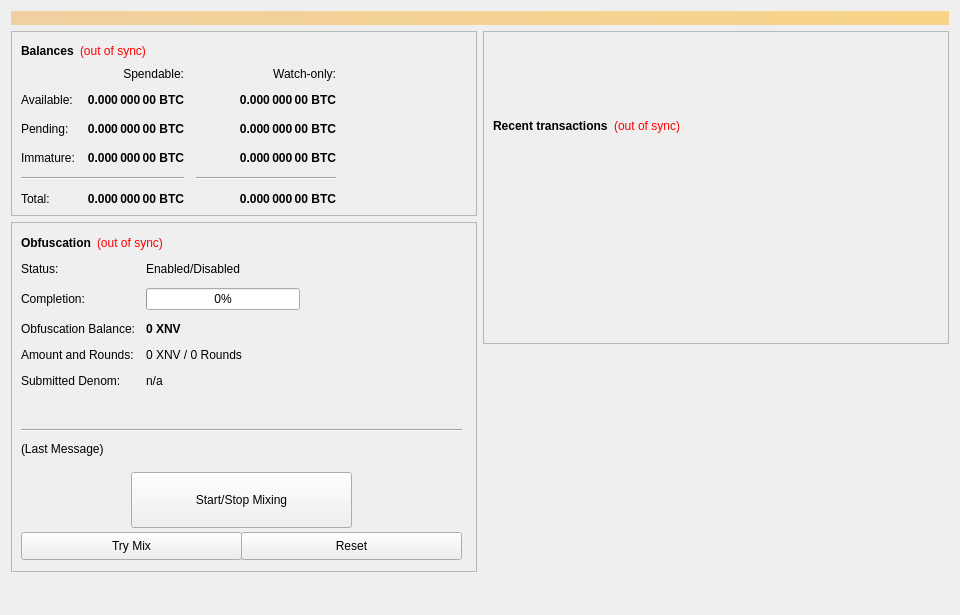
<?xml version="1.0" encoding="UTF-8"?>
<ui version="4.0">
 <class>OverviewPage</class>
 <widget class="QWidget" name="OverviewPage">
  <property name="geometry">
   <rect>
    <x>0</x>
    <y>0</y>
    <width>960</width>
    <height>615</height>
   </rect>
  </property>
  <property name="minimumSize">
   <size>
    <width>960</width>
    <height>0</height>
   </size>
  </property>
  <property name="windowTitle">
   <string>Form</string>
  </property>
  <layout class="QVBoxLayout" name="topLayout">
   <item>
    <widget class="QLabel" name="labelAlerts">
     <property name="visible">
      <bool>false</bool>
     </property>
     <property name="styleSheet">
      <string notr="true">background-color: qlineargradient(x1: 0, y1: 0, x2: 1, y2: 0, stop:0 #F0D0A0, stop:1 #F8D488); color:#000000;</string>
     </property>
     <property name="wordWrap">
      <bool>true</bool>
     </property>
     <property name="margin">
      <number>3</number>
     </property>
    </widget>
   </item>
   <item>
    <layout class="QHBoxLayout" name="horizontalLayout" stretch="1,1">
     <item>
      <layout class="QVBoxLayout" name="verticalLayout_2">
       <item>
        <widget class="QFrame" name="frame">
         <property name="frameShape">
          <enum>QFrame::StyledPanel</enum>
         </property>
         <property name="frameShadow">
          <enum>QFrame::Raised</enum>
         </property>
         <layout class="QVBoxLayout" name="verticalLayout_4">
          <item>
           <layout class="QHBoxLayout" name="horizontalLayout_4">
            <item>
             <widget class="QLabel" name="label_5">
              <property name="font">
               <font>
                <weight>75</weight>
                <bold>true</bold>
               </font>
              </property>
              <property name="text">
               <string>Balances</string>
              </property>
             </widget>
            </item>
            <item>
             <widget class="QLabel" name="labelWalletStatus">
              <property name="cursor">
               <cursorShape>WhatsThisCursor</cursorShape>
              </property>
              <property name="toolTip">
               <string>The displayed information may be out of date. Your wallet automatically synchronizes with the Nvidiacash network after a connection is established, but this process has not completed yet.</string>
              </property>
              <property name="styleSheet">
               <string notr="true">QLabel { color: red; }</string>
              </property>
              <property name="text">
               <string notr="true">(out of sync)</string>
              </property>
              <property name="alignment">
               <set>Qt::AlignLeading|Qt::AlignLeft|Qt::AlignVCenter</set>
              </property>
             </widget>
            </item>
            <item>
             <spacer name="horizontalSpacer_3">
              <property name="orientation">
               <enum>Qt::Horizontal</enum>
              </property>
              <property name="sizeHint" stdset="0">
               <size>
                <width>40</width>
                <height>20</height>
               </size>
              </property>
             </spacer>
            </item>
           </layout>
          </item>
          <item>
           <layout class="QGridLayout" name="gridLayout">
            <property name="spacing">
             <number>12</number>
            </property>
            <item row="2" column="2">
             <widget class="QLabel" name="labelWatchPending">
              <property name="font">
               <font>
                <weight>75</weight>
                <bold>true</bold>
               </font>
              </property>
              <property name="cursor">
               <cursorShape>IBeamCursor</cursorShape>
              </property>
              <property name="toolTip">
               <string>Unconfirmed transactions to watch-only addresses</string>
              </property>
              <property name="text">
               <string notr="true">0.000 000 00 BTC</string>
              </property>
              <property name="alignment">
               <set>Qt::AlignRight|Qt::AlignTrailing|Qt::AlignVCenter</set>
              </property>
              <property name="textInteractionFlags">
               <set>Qt::LinksAccessibleByMouse|Qt::TextSelectableByKeyboard|Qt::TextSelectableByMouse</set>
              </property>
             </widget>
            </item>
            <item row="2" column="1">
             <widget class="QLabel" name="labelUnconfirmed">
              <property name="font">
               <font>
                <weight>75</weight>
                <bold>true</bold>
               </font>
              </property>
              <property name="cursor">
               <cursorShape>IBeamCursor</cursorShape>
              </property>
              <property name="toolTip">
               <string>Total of transactions that have yet to be confirmed, and do not yet count toward the spendable balance</string>
              </property>
              <property name="text">
               <string notr="true">0.000 000 00 BTC</string>
              </property>
              <property name="alignment">
               <set>Qt::AlignRight|Qt::AlignTrailing|Qt::AlignVCenter</set>
              </property>
              <property name="textInteractionFlags">
               <set>Qt::LinksAccessibleByMouse|Qt::TextSelectableByKeyboard|Qt::TextSelectableByMouse</set>
              </property>
             </widget>
            </item>
            <item row="3" column="2">
             <widget class="QLabel" name="labelWatchImmature">
              <property name="font">
               <font>
                <weight>75</weight>
                <bold>true</bold>
               </font>
              </property>
              <property name="cursor">
               <cursorShape>IBeamCursor</cursorShape>
              </property>
              <property name="toolTip">
               <string>Staked or masternode rewards in watch-only addresses that has not yet matured</string>
              </property>
              <property name="text">
               <string notr="true">0.000 000 00 BTC</string>
              </property>
              <property name="alignment">
               <set>Qt::AlignRight|Qt::AlignTrailing|Qt::AlignVCenter</set>
              </property>
              <property name="textInteractionFlags">
               <set>Qt::LinksAccessibleByMouse|Qt::TextSelectableByKeyboard|Qt::TextSelectableByMouse</set>
              </property>
             </widget>
            </item>
            <item row="4" column="0" colspan="2">
             <widget class="Line" name="lineSpendableBalance">
              <property name="orientation">
               <enum>Qt::Horizontal</enum>
              </property>
             </widget>
            </item>
            <item row="4" column="2">
             <widget class="Line" name="lineWatchBalance">
              <property name="sizePolicy">
               <sizepolicy hsizetype="Preferred" vsizetype="Fixed">
                <horstretch>0</horstretch>
                <verstretch>0</verstretch>
               </sizepolicy>
              </property>
              <property name="minimumSize">
               <size>
                <width>140</width>
                <height>0</height>
               </size>
              </property>
              <property name="orientation">
               <enum>Qt::Horizontal</enum>
              </property>
             </widget>
            </item>
            <item row="5" column="0">
             <widget class="QLabel" name="labelTotalText">
              <property name="text">
               <string>Total:</string>
              </property>
             </widget>
            </item>
            <item row="3" column="1">
             <widget class="QLabel" name="labelImmature">
              <property name="font">
               <font>
                <weight>75</weight>
                <bold>true</bold>
               </font>
              </property>
              <property name="cursor">
               <cursorShape>IBeamCursor</cursorShape>
              </property>
              <property name="toolTip">
               <string>Staked or masternode rewards that has not yet matured</string>
              </property>
              <property name="text">
               <string notr="true">0.000 000 00 BTC</string>
              </property>
              <property name="alignment">
               <set>Qt::AlignRight|Qt::AlignTrailing|Qt::AlignVCenter</set>
              </property>
              <property name="textInteractionFlags">
               <set>Qt::LinksAccessibleByMouse|Qt::TextSelectableByKeyboard|Qt::TextSelectableByMouse</set>
              </property>
             </widget>
            </item>
            <item row="2" column="3">
             <spacer name="horizontalSpacer_2">
              <property name="orientation">
               <enum>Qt::Horizontal</enum>
              </property>
              <property name="sizeHint" stdset="0">
               <size>
                <width>40</width>
                <height>20</height>
               </size>
              </property>
             </spacer>
            </item>
            <item row="3" column="0">
             <widget class="QLabel" name="labelImmatureText">
              <property name="text">
               <string>Immature:</string>
              </property>
             </widget>
            </item>
            <item row="5" column="1">
             <widget class="QLabel" name="labelTotal">
              <property name="font">
               <font>
                <weight>75</weight>
                <bold>true</bold>
               </font>
              </property>
              <property name="cursor">
               <cursorShape>IBeamCursor</cursorShape>
              </property>
              <property name="toolTip">
               <string>Your current total balance</string>
              </property>
              <property name="text">
               <string notr="true">0.000 000 00 BTC</string>
              </property>
              <property name="alignment">
               <set>Qt::AlignRight|Qt::AlignTrailing|Qt::AlignVCenter</set>
              </property>
              <property name="textInteractionFlags">
               <set>Qt::LinksAccessibleByMouse|Qt::TextSelectableByKeyboard|Qt::TextSelectableByMouse</set>
              </property>
             </widget>
            </item>
            <item row="5" column="2">
             <widget class="QLabel" name="labelWatchTotal">
              <property name="font">
               <font>
                <weight>75</weight>
                <bold>true</bold>
               </font>
              </property>
              <property name="cursor">
               <cursorShape>IBeamCursor</cursorShape>
              </property>
              <property name="toolTip">
               <string>Current total balance in watch-only addresses</string>
              </property>
              <property name="text">
               <string notr="true">0.000 000 00 BTC</string>
              </property>
              <property name="alignment">
               <set>Qt::AlignRight|Qt::AlignTrailing|Qt::AlignVCenter</set>
              </property>
              <property name="textInteractionFlags">
               <set>Qt::LinksAccessibleByMouse|Qt::TextSelectableByKeyboard|Qt::TextSelectableByMouse</set>
              </property>
             </widget>
            </item>
            <item row="0" column="2">
             <widget class="QLabel" name="labelWatchonly">
              <property name="text">
               <string>Watch-only:</string>
              </property>
              <property name="alignment">
               <set>Qt::AlignRight|Qt::AlignTrailing|Qt::AlignVCenter</set>
              </property>
             </widget>
            </item>
            <item row="1" column="0">
             <widget class="QLabel" name="labelBalanceText">
              <property name="text">
               <string>Available:</string>
              </property>
             </widget>
            </item>
            <item row="1" column="1">
             <widget class="QLabel" name="labelBalance">
              <property name="font">
               <font>
                <weight>75</weight>
                <bold>true</bold>
               </font>
              </property>
              <property name="cursor">
               <cursorShape>IBeamCursor</cursorShape>
              </property>
              <property name="toolTip">
               <string>Your current spendable balance</string>
              </property>
              <property name="text">
               <string notr="true">0.000 000 00 BTC</string>
              </property>
              <property name="alignment">
               <set>Qt::AlignRight|Qt::AlignTrailing|Qt::AlignVCenter</set>
              </property>
              <property name="textInteractionFlags">
               <set>Qt::LinksAccessibleByMouse|Qt::TextSelectableByKeyboard|Qt::TextSelectableByMouse</set>
              </property>
             </widget>
            </item>
            <item row="1" column="2">
             <widget class="QLabel" name="labelWatchAvailable">
              <property name="font">
               <font>
                <weight>75</weight>
                <bold>true</bold>
               </font>
              </property>
              <property name="cursor">
               <cursorShape>IBeamCursor</cursorShape>
              </property>
              <property name="toolTip">
               <string>Your current balance in watch-only addresses</string>
              </property>
              <property name="text">
               <string notr="true">0.000 000 00 BTC</string>
              </property>
              <property name="alignment">
               <set>Qt::AlignRight|Qt::AlignTrailing|Qt::AlignVCenter</set>
              </property>
              <property name="textInteractionFlags">
               <set>Qt::LinksAccessibleByMouse|Qt::TextSelectableByKeyboard|Qt::TextSelectableByMouse</set>
              </property>
             </widget>
            </item>
            <item row="2" column="0">
             <widget class="QLabel" name="labelPendingText">
              <property name="text">
               <string>Pending:</string>
              </property>
             </widget>
            </item>
            <item row="0" column="1">
             <widget class="QLabel" name="labelSpendable">
              <property name="text">
               <string>Spendable:</string>
              </property>
              <property name="alignment">
               <set>Qt::AlignRight|Qt::AlignTrailing|Qt::AlignVCenter</set>
              </property>
             </widget>
            </item>
           </layout>
          </item>
         </layout>
        </widget>
       </item>
       <item>
        <widget class="QFrame" name="frameObfuscation">
         <property name="minimumSize">
          <size>
           <width>0</width>
           <height>350</height>
          </size>
         </property>
         <property name="layoutDirection">
          <enum>Qt::LeftToRight</enum>
         </property>
         <property name="frameShape">
          <enum>QFrame::StyledPanel</enum>
         </property>
         <property name="frameShadow">
          <enum>QFrame::Raised</enum>
         </property>
         <widget class="QWidget" name="formLayoutWidget">
          <property name="geometry">
           <rect>
            <x>10</x>
            <y>40</y>
            <width>451</width>
            <height>161</height>
           </rect>
          </property>
          <layout class="QFormLayout" name="formLayout">
           <property name="fieldGrowthPolicy">
            <enum>QFormLayout::AllNonFixedFieldsGrow</enum>
           </property>
           <property name="horizontalSpacing">
            <number>11</number>
           </property>
           <property name="verticalSpacing">
            <number>12</number>
           </property>
           <item row="0" column="0">
            <widget class="QLabel" name="label_6">
             <property name="text">
              <string>Status:</string>
             </property>
            </widget>
           </item>
           <item row="1" column="0">
            <widget class="QLabel" name="label_7">
             <property name="text">
              <string>Completion:</string>
             </property>
            </widget>
           </item>
           <item row="1" column="1">
            <widget class="QProgressBar" name="obfuscationProgress">
             <property name="maximumSize">
              <size>
               <width>154</width>
               <height>16777215</height>
              </size>
             </property>
             <property name="value">
              <number>0</number>
             </property>
            </widget>
           </item>
           <item row="2" column="0">
            <widget class="QLabel" name="labelAnonymizedText">
             <property name="text">
              <string>Obfuscation Balance:</string>
             </property>
            </widget>
           </item>
           <item row="2" column="1">
            <widget class="QLabel" name="labelAnonymized">
             <property name="font">
              <font>
               <weight>75</weight>
               <bold>true</bold>
              </font>
             </property>
             <property name="text">
              <string notr="true">0 XNV</string>
             </property>
            </widget>
           </item>
           <item row="3" column="0">
            <widget class="QLabel" name="label_8">
             <property name="text">
              <string>Amount and Rounds:</string>
             </property>
            </widget>
           </item>
           <item row="3" column="1">
            <widget class="QLabel" name="labelAmountRounds">
             <property name="text">
              <string>0 XNV / 0 Rounds</string>
             </property>
            </widget>
           </item>
           <item row="4" column="0">
            <widget class="QLabel" name="label_9">
             <property name="text">
              <string>Submitted Denom:</string>
             </property>
            </widget>
           </item>
           <item row="4" column="1">
            <widget class="QLabel" name="labelSubmittedDenom">
             <property name="toolTip">
              <string>The denominations you submitted to the Masternode.&lt;br&gt;To mix, other users must submit the exact same denominations.</string>
             </property>
             <property name="text">
              <string>n/a</string>
             </property>
            </widget>
           </item>
           <item row="0" column="1">
            <widget class="QLabel" name="obfuscationEnabled">
             <property name="text">
              <string>Enabled/Disabled</string>
             </property>
            </widget>
           </item>
          </layout>
         </widget>
         <widget class="QPushButton" name="runAutoDenom">
          <property name="geometry">
           <rect>
            <x>251</x>
            <y>17</y>
            <width>1</width>
            <height>1</height>
           </rect>
          </property>
          <property name="palette">
           <palette>
            <active>
             <colorrole role="WindowText">
              <brush brushstyle="SolidPattern">
               <color alpha="255">
                <red>0</red>
                <green>0</green>
                <blue>0</blue>
               </color>
              </brush>
             </colorrole>
             <colorrole role="Button">
              <brush brushstyle="SolidPattern">
               <color alpha="255">
                <red>239</red>
                <green>238</green>
                <blue>238</blue>
               </color>
              </brush>
             </colorrole>
             <colorrole role="Light">
              <brush brushstyle="SolidPattern">
               <color alpha="255">
                <red>255</red>
                <green>255</green>
                <blue>255</blue>
               </color>
              </brush>
             </colorrole>
             <colorrole role="Midlight">
              <brush brushstyle="SolidPattern">
               <color alpha="255">
                <red>247</red>
                <green>246</green>
                <blue>246</blue>
               </color>
              </brush>
             </colorrole>
             <colorrole role="Dark">
              <brush brushstyle="SolidPattern">
               <color alpha="255">
                <red>119</red>
                <green>119</green>
                <blue>119</blue>
               </color>
              </brush>
             </colorrole>
             <colorrole role="Mid">
              <brush brushstyle="SolidPattern">
               <color alpha="255">
                <red>159</red>
                <green>159</green>
                <blue>159</blue>
               </color>
              </brush>
             </colorrole>
             <colorrole role="Text">
              <brush brushstyle="SolidPattern">
               <color alpha="255">
                <red>0</red>
                <green>0</green>
                <blue>0</blue>
               </color>
              </brush>
             </colorrole>
             <colorrole role="BrightText">
              <brush brushstyle="SolidPattern">
               <color alpha="255">
                <red>255</red>
                <green>255</green>
                <blue>255</blue>
               </color>
              </brush>
             </colorrole>
             <colorrole role="ButtonText">
              <brush brushstyle="SolidPattern">
               <color alpha="255">
                <red>0</red>
                <green>0</green>
                <blue>0</blue>
               </color>
              </brush>
             </colorrole>
             <colorrole role="Base">
              <brush brushstyle="SolidPattern">
               <color alpha="255">
                <red>255</red>
                <green>255</green>
                <blue>255</blue>
               </color>
              </brush>
             </colorrole>
             <colorrole role="Window">
              <brush brushstyle="SolidPattern">
               <color alpha="255">
                <red>239</red>
                <green>238</green>
                <blue>238</blue>
               </color>
              </brush>
             </colorrole>
             <colorrole role="Shadow">
              <brush brushstyle="SolidPattern">
               <color alpha="255">
                <red>0</red>
                <green>0</green>
                <blue>0</blue>
               </color>
              </brush>
             </colorrole>
             <colorrole role="AlternateBase">
              <brush brushstyle="SolidPattern">
               <color alpha="255">
                <red>247</red>
                <green>246</green>
                <blue>246</blue>
               </color>
              </brush>
             </colorrole>
             <colorrole role="ToolTipBase">
              <brush brushstyle="SolidPattern">
               <color alpha="255">
                <red>255</red>
                <green>255</green>
                <blue>220</blue>
               </color>
              </brush>
             </colorrole>
             <colorrole role="ToolTipText">
              <brush brushstyle="SolidPattern">
               <color alpha="255">
                <red>0</red>
                <green>0</green>
                <blue>0</blue>
               </color>
              </brush>
             </colorrole>
            </active>
            <inactive>
             <colorrole role="WindowText">
              <brush brushstyle="SolidPattern">
               <color alpha="255">
                <red>0</red>
                <green>0</green>
                <blue>0</blue>
               </color>
              </brush>
             </colorrole>
             <colorrole role="Button">
              <brush brushstyle="SolidPattern">
               <color alpha="255">
                <red>239</red>
                <green>238</green>
                <blue>238</blue>
               </color>
              </brush>
             </colorrole>
             <colorrole role="Light">
              <brush brushstyle="SolidPattern">
               <color alpha="255">
                <red>255</red>
                <green>255</green>
                <blue>255</blue>
               </color>
              </brush>
             </colorrole>
             <colorrole role="Midlight">
              <brush brushstyle="SolidPattern">
               <color alpha="255">
                <red>247</red>
                <green>246</green>
                <blue>246</blue>
               </color>
              </brush>
             </colorrole>
             <colorrole role="Dark">
              <brush brushstyle="SolidPattern">
               <color alpha="255">
                <red>119</red>
                <green>119</green>
                <blue>119</blue>
               </color>
              </brush>
             </colorrole>
             <colorrole role="Mid">
              <brush brushstyle="SolidPattern">
               <color alpha="255">
                <red>159</red>
                <green>159</green>
                <blue>159</blue>
               </color>
              </brush>
             </colorrole>
             <colorrole role="Text">
              <brush brushstyle="SolidPattern">
               <color alpha="255">
                <red>0</red>
                <green>0</green>
                <blue>0</blue>
               </color>
              </brush>
             </colorrole>
             <colorrole role="BrightText">
              <brush brushstyle="SolidPattern">
               <color alpha="255">
                <red>255</red>
                <green>255</green>
                <blue>255</blue>
               </color>
              </brush>
             </colorrole>
             <colorrole role="ButtonText">
              <brush brushstyle="SolidPattern">
               <color alpha="255">
                <red>0</red>
                <green>0</green>
                <blue>0</blue>
               </color>
              </brush>
             </colorrole>
             <colorrole role="Base">
              <brush brushstyle="SolidPattern">
               <color alpha="255">
                <red>255</red>
                <green>255</green>
                <blue>255</blue>
               </color>
              </brush>
             </colorrole>
             <colorrole role="Window">
              <brush brushstyle="SolidPattern">
               <color alpha="255">
                <red>239</red>
                <green>238</green>
                <blue>238</blue>
               </color>
              </brush>
             </colorrole>
             <colorrole role="Shadow">
              <brush brushstyle="SolidPattern">
               <color alpha="255">
                <red>0</red>
                <green>0</green>
                <blue>0</blue>
               </color>
              </brush>
             </colorrole>
             <colorrole role="AlternateBase">
              <brush brushstyle="SolidPattern">
               <color alpha="255">
                <red>247</red>
                <green>246</green>
                <blue>246</blue>
               </color>
              </brush>
             </colorrole>
             <colorrole role="ToolTipBase">
              <brush brushstyle="SolidPattern">
               <color alpha="255">
                <red>255</red>
                <green>255</green>
                <blue>220</blue>
               </color>
              </brush>
             </colorrole>
             <colorrole role="ToolTipText">
              <brush brushstyle="SolidPattern">
               <color alpha="255">
                <red>0</red>
                <green>0</green>
                <blue>0</blue>
               </color>
              </brush>
             </colorrole>
            </inactive>
            <disabled>
             <colorrole role="WindowText">
              <brush brushstyle="SolidPattern">
               <color alpha="255">
                <red>119</red>
                <green>119</green>
                <blue>119</blue>
               </color>
              </brush>
             </colorrole>
             <colorrole role="Button">
              <brush brushstyle="SolidPattern">
               <color alpha="255">
                <red>239</red>
                <green>238</green>
                <blue>238</blue>
               </color>
              </brush>
             </colorrole>
             <colorrole role="Light">
              <brush brushstyle="SolidPattern">
               <color alpha="255">
                <red>255</red>
                <green>255</green>
                <blue>255</blue>
               </color>
              </brush>
             </colorrole>
             <colorrole role="Midlight">
              <brush brushstyle="SolidPattern">
               <color alpha="255">
                <red>247</red>
                <green>246</green>
                <blue>246</blue>
               </color>
              </brush>
             </colorrole>
             <colorrole role="Dark">
              <brush brushstyle="SolidPattern">
               <color alpha="255">
                <red>119</red>
                <green>119</green>
                <blue>119</blue>
               </color>
              </brush>
             </colorrole>
             <colorrole role="Mid">
              <brush brushstyle="SolidPattern">
               <color alpha="255">
                <red>159</red>
                <green>159</green>
                <blue>159</blue>
               </color>
              </brush>
             </colorrole>
             <colorrole role="Text">
              <brush brushstyle="SolidPattern">
               <color alpha="255">
                <red>119</red>
                <green>119</green>
                <blue>119</blue>
               </color>
              </brush>
             </colorrole>
             <colorrole role="BrightText">
              <brush brushstyle="SolidPattern">
               <color alpha="255">
                <red>255</red>
                <green>255</green>
                <blue>255</blue>
               </color>
              </brush>
             </colorrole>
             <colorrole role="ButtonText">
              <brush brushstyle="SolidPattern">
               <color alpha="255">
                <red>119</red>
                <green>119</green>
                <blue>119</blue>
               </color>
              </brush>
             </colorrole>
             <colorrole role="Base">
              <brush brushstyle="SolidPattern">
               <color alpha="255">
                <red>239</red>
                <green>238</green>
                <blue>238</blue>
               </color>
              </brush>
             </colorrole>
             <colorrole role="Window">
              <brush brushstyle="SolidPattern">
               <color alpha="255">
                <red>239</red>
                <green>238</green>
                <blue>238</blue>
               </color>
              </brush>
             </colorrole>
             <colorrole role="Shadow">
              <brush brushstyle="SolidPattern">
               <color alpha="255">
                <red>0</red>
                <green>0</green>
                <blue>0</blue>
               </color>
              </brush>
             </colorrole>
             <colorrole role="AlternateBase">
              <brush brushstyle="SolidPattern">
               <color alpha="255">
                <red>239</red>
                <green>238</green>
                <blue>238</blue>
               </color>
              </brush>
             </colorrole>
             <colorrole role="ToolTipBase">
              <brush brushstyle="SolidPattern">
               <color alpha="255">
                <red>255</red>
                <green>255</green>
                <blue>220</blue>
               </color>
              </brush>
             </colorrole>
             <colorrole role="ToolTipText">
              <brush brushstyle="SolidPattern">
               <color alpha="255">
                <red>0</red>
                <green>0</green>
                <blue>0</blue>
               </color>
              </brush>
             </colorrole>
            </disabled>
           </palette>
          </property>
          <property name="focusPolicy">
           <enum>Qt::NoFocus</enum>
          </property>
          <property name="autoFillBackground">
           <bool>true</bool>
          </property>
          <property name="text">
           <string/>
          </property>
          <property name="flat">
           <bool>true</bool>
          </property>
         </widget>
         <widget class="QPushButton" name="toggleObfuscation">
          <property name="geometry">
           <rect>
            <x>120</x>
            <y>250</y>
            <width>221</width>
            <height>56</height>
           </rect>
          </property>
          <property name="sizePolicy">
           <sizepolicy hsizetype="MinimumExpanding" vsizetype="Fixed">
            <horstretch>0</horstretch>
            <verstretch>0</verstretch>
           </sizepolicy>
          </property>
          <property name="text">
           <string>Start/Stop Mixing</string>
          </property>
         </widget>
         <widget class="Line" name="lineLastMessage">
          <property name="geometry">
           <rect>
            <x>10</x>
            <y>200</y>
            <width>441</width>
            <height>16</height>
           </rect>
          </property>
          <property name="orientation">
           <enum>Qt::Horizontal</enum>
          </property>
         </widget>
         <widget class="QLabel" name="obfuscationStatus">
          <property name="geometry">
           <rect>
            <x>10</x>
            <y>220</y>
            <width>451</width>
            <height>61</height>
           </rect>
          </property>
          <property name="minimumSize">
           <size>
            <width>288</width>
            <height>43</height>
           </size>
          </property>
          <property name="text">
           <string>(Last Message)</string>
          </property>
          <property name="alignment">
           <set>Qt::AlignLeading|Qt::AlignLeft|Qt::AlignTop</set>
          </property>
          <property name="wordWrap">
           <bool>true</bool>
          </property>
         </widget>
         <widget class="QPushButton" name="obfuscationAuto">
          <property name="geometry">
           <rect>
            <x>10</x>
            <y>310</y>
            <width>221</width>
            <height>28</height>
           </rect>
          </property>
          <property name="sizePolicy">
           <sizepolicy hsizetype="MinimumExpanding" vsizetype="Fixed">
            <horstretch>0</horstretch>
            <verstretch>0</verstretch>
           </sizepolicy>
          </property>
          <property name="toolTip">
           <string>Try to manually submit a Obfuscation request.</string>
          </property>
          <property name="text">
           <string>Try Mix</string>
          </property>
         </widget>
         <widget class="QPushButton" name="obfuscationReset">
          <property name="geometry">
           <rect>
            <x>230</x>
            <y>310</y>
            <width>221</width>
            <height>28</height>
           </rect>
          </property>
          <property name="sizePolicy">
           <sizepolicy hsizetype="MinimumExpanding" vsizetype="Fixed">
            <horstretch>0</horstretch>
            <verstretch>0</verstretch>
           </sizepolicy>
          </property>
          <property name="toolTip">
           <string>Reset the current status of Obfuscation (can interrupt Obfuscation if it's in the process of Mixing, which can cost you money!)</string>
          </property>
          <property name="autoFillBackground">
           <bool>false</bool>
          </property>
          <property name="text">
           <string>Reset</string>
          </property>
         </widget>
         <widget class="QWidget" name="layoutWidget">
          <property name="geometry">
           <rect>
            <x>10</x>
            <y>10</y>
            <width>431</width>
            <height>22</height>
           </rect>
          </property>
          <layout class="QHBoxLayout" name="horizontalLayout_5">
           <item>
            <widget class="QLabel" name="label_2">
             <property name="font">
              <font>
               <weight>75</weight>
               <bold>true</bold>
              </font>
             </property>
             <property name="text">
              <string>Obfuscation</string>
             </property>
            </widget>
           </item>
           <item>
            <widget class="QLabel" name="labelObfuscationSyncStatus">
             <property name="toolTip">
              <string>The displayed information may be out of date. Your wallet automatically synchronizes with the Nvidiacash network after a connection is established, but this process has not completed yet.</string>
             </property>
             <property name="styleSheet">
              <string notr="true">QLabel { color: red; }</string>
             </property>
             <property name="text">
              <string notr="true">(out of sync)</string>
             </property>
             <property name="alignment">
              <set>Qt::AlignLeading|Qt::AlignLeft|Qt::AlignVCenter</set>
             </property>
            </widget>
           </item>
           <item>
            <spacer name="horizontalSpacer_4">
             <property name="orientation">
              <enum>Qt::Horizontal</enum>
             </property>
             <property name="sizeHint" stdset="0">
              <size>
               <width>40</width>
               <height>20</height>
              </size>
             </property>
            </spacer>
           </item>
          </layout>
         </widget>
        </widget>
       </item>
       <item>
        <spacer name="verticalSpacer">
         <property name="orientation">
          <enum>Qt::Vertical</enum>
         </property>
         <property name="sizeHint" stdset="0">
          <size>
           <width>20</width>
           <height>40</height>
          </size>
         </property>
        </spacer>
       </item>
      </layout>
     </item>
     <item>
      <layout class="QVBoxLayout" name="verticalLayout_3">
       <item>
        <widget class="QFrame" name="frame_2">
         <property name="frameShape">
          <enum>QFrame::StyledPanel</enum>
         </property>
         <property name="frameShadow">
          <enum>QFrame::Raised</enum>
         </property>
         <layout class="QVBoxLayout" name="verticalLayout">
          <item>
           <spacer name="verticalSpacer_3">
            <property name="orientation">
             <enum>Qt::Vertical</enum>
            </property>
            <property name="sizeType">
             <enum>QSizePolicy::Fixed</enum>
            </property>
            <property name="sizeHint" stdset="0">
             <size>
              <width>20</width>
              <height>75</height>
             </size>
            </property>
           </spacer>
          </item>
          <item>
           <layout class="QHBoxLayout" name="horizontalLayout_2">
            <item>
             <widget class="QLabel" name="label_4">
              <property name="font">
               <font>
                <weight>75</weight>
                <bold>true</bold>
               </font>
              </property>
              <property name="text">
               <string>Recent transactions</string>
              </property>
             </widget>
            </item>
            <item>
             <widget class="QLabel" name="labelTransactionsStatus">
              <property name="cursor">
               <cursorShape>WhatsThisCursor</cursorShape>
              </property>
              <property name="toolTip">
               <string>The displayed information may be out of date. Your wallet automatically synchronizes with the Nvidiacash network after a connection is established, but this process has not completed yet.</string>
              </property>
              <property name="styleSheet">
               <string notr="true">QLabel { color: red; }</string>
              </property>
              <property name="text">
               <string notr="true">(out of sync)</string>
              </property>
              <property name="alignment">
               <set>Qt::AlignRight|Qt::AlignTrailing|Qt::AlignVCenter</set>
              </property>
             </widget>
            </item>
            <item>
             <spacer name="horizontalSpacer">
              <property name="orientation">
               <enum>Qt::Horizontal</enum>
              </property>
              <property name="sizeHint" stdset="0">
               <size>
                <width>40</width>
                <height>20</height>
               </size>
              </property>
             </spacer>
            </item>
           </layout>
          </item>
          <item>
           <widget class="QListView" name="listTransactions">
            <property name="styleSheet">
             <string notr="true">QListView { background: transparent; }</string>
            </property>
            <property name="frameShape">
             <enum>QFrame::NoFrame</enum>
            </property>
            <property name="verticalScrollBarPolicy">
             <enum>Qt::ScrollBarAlwaysOff</enum>
            </property>
            <property name="horizontalScrollBarPolicy">
             <enum>Qt::ScrollBarAlwaysOff</enum>
            </property>
            <property name="selectionMode">
             <enum>QAbstractItemView::NoSelection</enum>
            </property>
           </widget>
          </item>
         </layout>
        </widget>
       </item>
       <item>
        <spacer name="verticalSpacer_2">
         <property name="orientation">
          <enum>Qt::Vertical</enum>
         </property>
         <property name="sizeType">
          <enum>QSizePolicy::Expanding</enum>
         </property>
         <property name="sizeHint" stdset="0">
          <size>
           <width>20</width>
           <height>40</height>
          </size>
         </property>
        </spacer>
       </item>
      </layout>
     </item>
    </layout>
   </item>
  </layout>
 </widget>
 <resources/>
 <connections/>
</ui>
